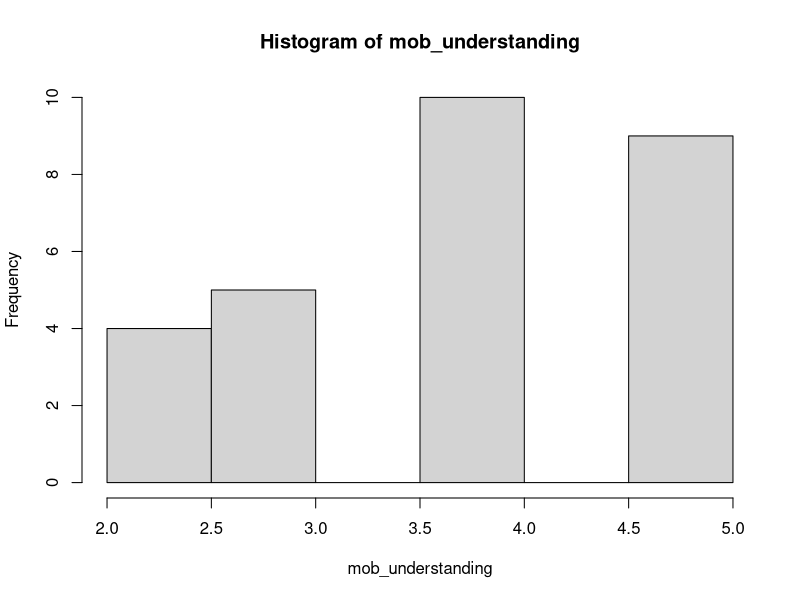
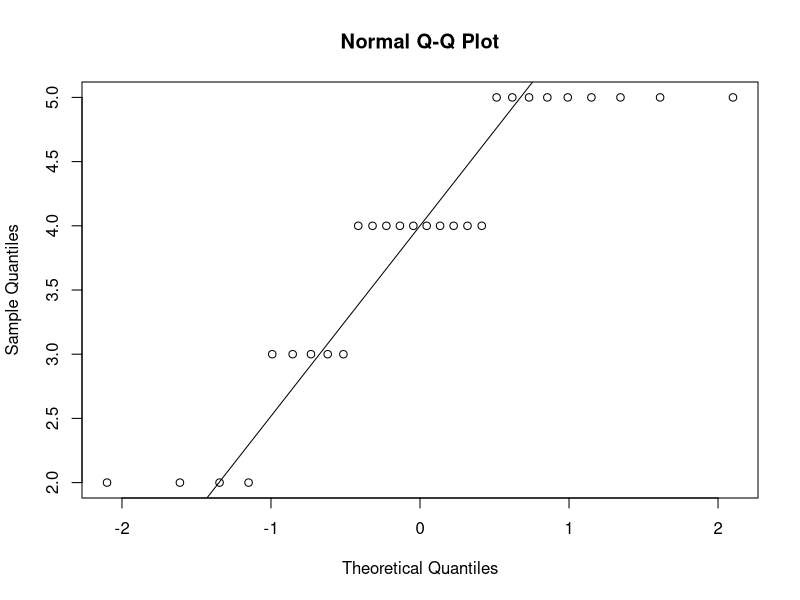
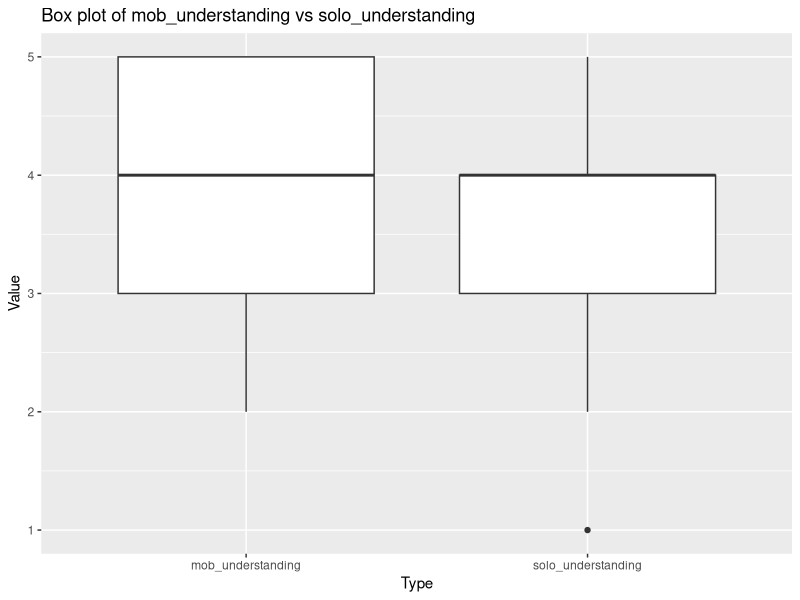
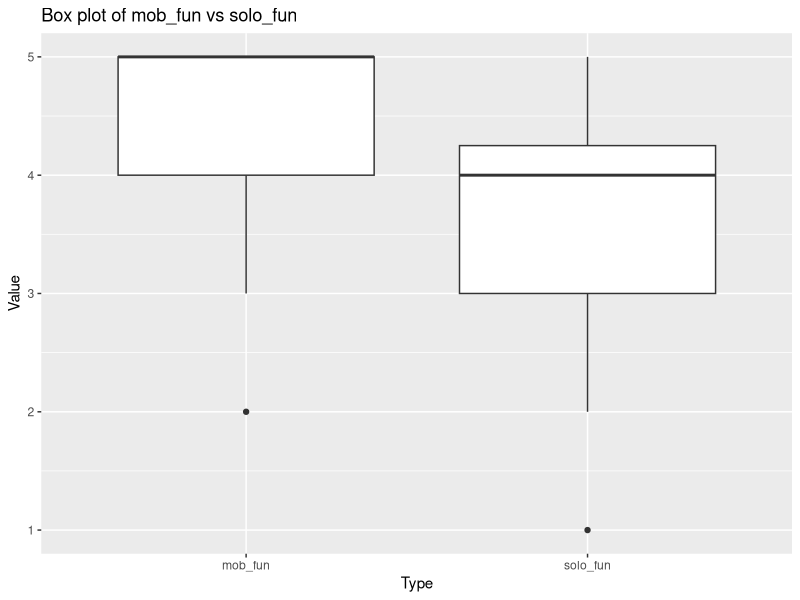
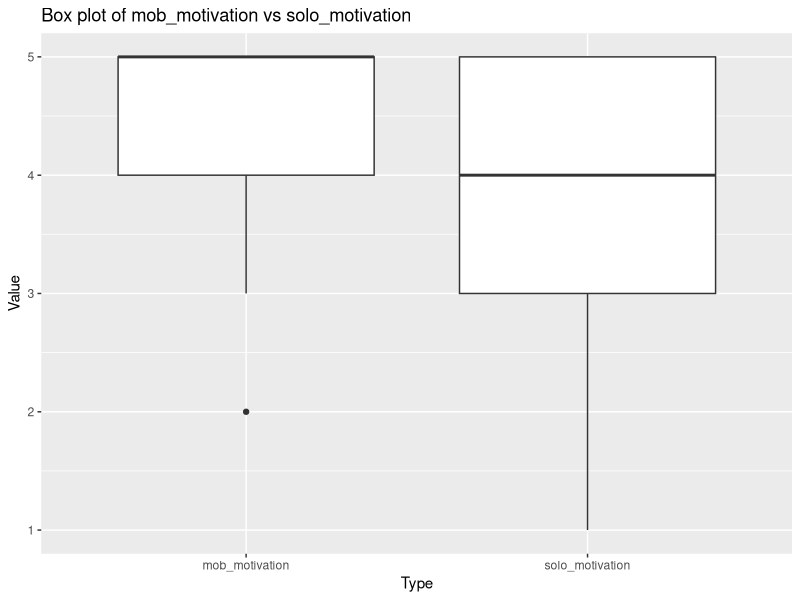

Generate these figures, in order, with R:
#----Start Analyze------------
library(readxl)
dataset <- read_excel("./assets/questionaire.xlsx")
head(dataset)

ROWS = 28

new_dataset <- data.frame(
  id = c(1:28),
  mob_understanding = c(1:ROWS),
  mob_fun = c(1:ROWS),
  solo_fun = c(1:ROWS),
  mob_motivation = c(1:ROWS),
  solo_motivation = c(1:ROWS)
)

# リッカート尺度に基づいて日本語の文字列を数値に変換する関数
convert_scale <- function(value) {
  if (value == "とてもそう思う") {
    return(5)
  } else if (value == "ややそう思う") {
    return(4)
  } else if (value == "どちらともいえない") {
    return(3)
  } else if (value == "あまりそう思わない") {
    return(2)
  } else if (value == "全くそう思わない") {
    return(1)
  } else {
    return(NA)  # 該当しない場合はNAを返す
  }
}

# 指定された列（E, G, I, K, M, O）の値を変換
new_dataset$mob_understanding <- sapply(dataset$`モブプログラミングを通して、プログラミングの理解が深まったと思いますか？`, convert_scale)
new_dataset$solo_understanding <- sapply(dataset$`ソロプログラミングを通して、プログラミングの理解が深まったと思いますか？`, convert_scale)
new_dataset$mob_fun <- sapply(dataset$`モブプログラミングを通して、プログラミングを楽しいと感じましたか？`, convert_scale)
new_dataset$solo_fun <- sapply(dataset$`ソロプログラミングを通して、プログラミングを楽しいと感じましたか？`, convert_scale)
new_dataset$mob_motivation <- sapply(dataset$`モブプログラミングを通して、プログラミング学習を続けるモチベーションが高まったと思いますか？`, convert_scale)
new_dataset$solo_motivation <- sapply(dataset$`ソロプログラミングを通して、プログラミング学習を続けるモチベーションが高まったと思いますか？`, convert_scale)

# 正規化チェック
shapiro.test(new_dataset$mob_understanding)
shapiro.test(new_dataset$solo_understanding)
shapiro.test(new_dataset$mob_fun)
shapiro.test(new_dataset$solo_fun)
shapiro.test(new_dataset$mob_motivation)
shapiro.test(new_dataset$solo_motivation)

# u-test: understanding
wilcox.test(new_dataset$mob_understanding, new_dataset$solo_understanding, exact = FALSE)
wilcox.test(new_dataset$mob_fun, new_dataset$solo_fun, exact = FALSE)
wilcox.test(new_dataset$mob_motivation, new_dataset$solo_motivation, exact = FALSE)

# avg
mean(new_dataset$mob_understanding)
mean(new_dataset$solo_understanding)
mean(new_dataset$mob_fun)
mean(new_dataset$solo_fun)
mean(new_dataset$mob_fun)
mean(new_dataset$mob_motivation)
mean(new_dataset$solo_motivation)
#----End Analyze------------


#----Start visualiztion------------


# ggplot2 パッケージを読み込む
library(ggplot2)

# ヒストグラム
hist(new_dataset$mob_understanding, main="Histogram of mob_understanding", xlab="mob_understanding")

# QQプロット
qqnorm(new_dataset$mob_understanding)
qqline(new_dataset$mob_understanding)

library(tidyr)


long_data_understanding <- pivot_longer(new_dataset, cols = c(mob_understanding, solo_understanding), 
                                        names_to = "Type", values_to = "Value")
ggplot(long_data_understanding, aes(x = Type, y = Value)) + 
  geom_boxplot() +
  labs(title = "Box plot of mob_understanding vs solo_understanding",
       x = "Type",
       y = "Value")

long_data_fun <- pivot_longer(new_dataset, cols = c(mob_fun, solo_fun), 
                                        names_to = "Type", values_to = "Value")
ggplot(long_data_fun, aes(x = Type, y = Value)) + 
  geom_boxplot() +
  labs(title = "Box plot of mob_fun vs solo_fun",
       x = "Type",
       y = "Value")

long_data_motivation <- pivot_longer(new_dataset, cols = c(mob_motivation, solo_motivation), 
                                        names_to = "Type", values_to = "Value")
ggplot(long_data_motivation, aes(x = Type, y = Value)) + 
  geom_boxplot() +
  labs(title = "Box plot of mob_motivation vs solo_motivation",
       x = "Type",
       y = "Value")

#----End visualiztion------------